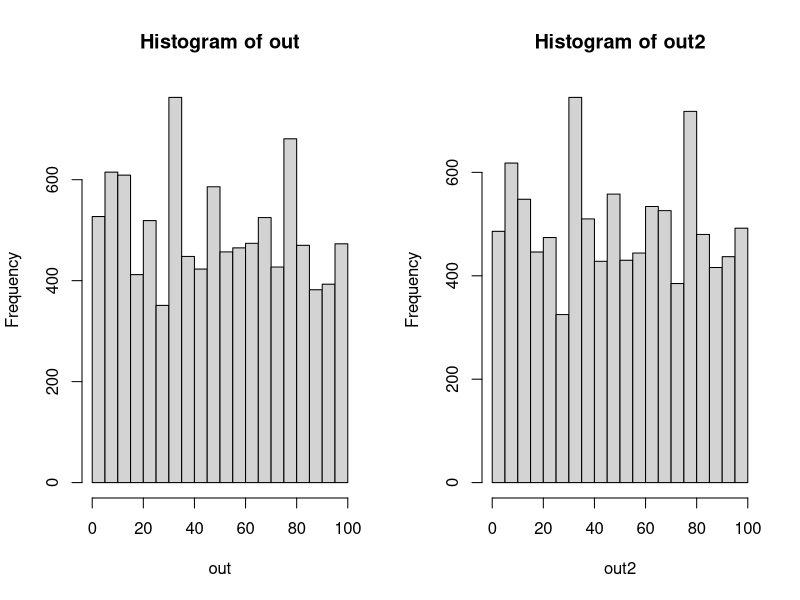

Write the R code that produced this figure.

get_population <- function(N=500, vec=2:8){
  first <- c(1,sample(vec),1)
  population <- matrix(first,ncol = length(first)  )
  for(i in 1:(N-1)){
    population <- rbind( population, c(1,sample(vec),1) )
  }
  unique_population <- unique(population)
  return(unique_population)
}

distance_route <- function(route,distance){
  sum_distance<-0
  for(i in 1:length(route[-1])){
    out <- distance[ route[i], route[i+1]  ]
    sum_distance <- sum_distance + out
  }
  return(sum_distance)
}

generate_cities <- function(cities =5){
  pos_x <- sample(1:100, size = cities , replace=TRUE) 
  pos_y <- sample(1:100, size = cities , replace=TRUE)
  out <- data.frame(city = 1:cities, pos_x, pos_y )
  return(out)
}


cities <- generate_cities(10)
cities_dist <- as.matrix(dist(cities[,2:3]))
pop <- get_population(N = 100, vec =2:10)

fitness<-apply(pop , 1, distance_route, distance = cities_dist)
pop <- cbind(pop,fitness)




prob_pick<-(1-fitness/max(fitness))/sum(1-fitness/max(fitness))
pop <- cbind(pop,prob_pick)

index <- sample(1:nrow(pop), size = 2, prob = prob_pick)
 pop[index,1:12]
 
 
 
 rejection_sampling <- function (fitness){
   N = length(fitness)
   stop <- TRUE
   while(stop){
     out <- sample(1:N,size = 1)
     rango <- round(min(fitness)-1):max(fitness+1)
     if( fitness[out] <= sample(rango,size=1) ){
       stop <- FALSE
       return(out)
     } 
   }
 }
 
out<-c() 
for(i in 1:10000){
  out<-c(out,rejection_sampling(fitness))
}
 

out2<- c()
for(i in 1:10000){
  out2<-c(out2,sample(1:nrow(pop), size = 1, prob = prob_pick))
}


par(mfrow=c(1,2))
hist(out)
hist(out2)


sample(2:7)
sample(2:7, size = 1)



rejection_sampling(fitness)


